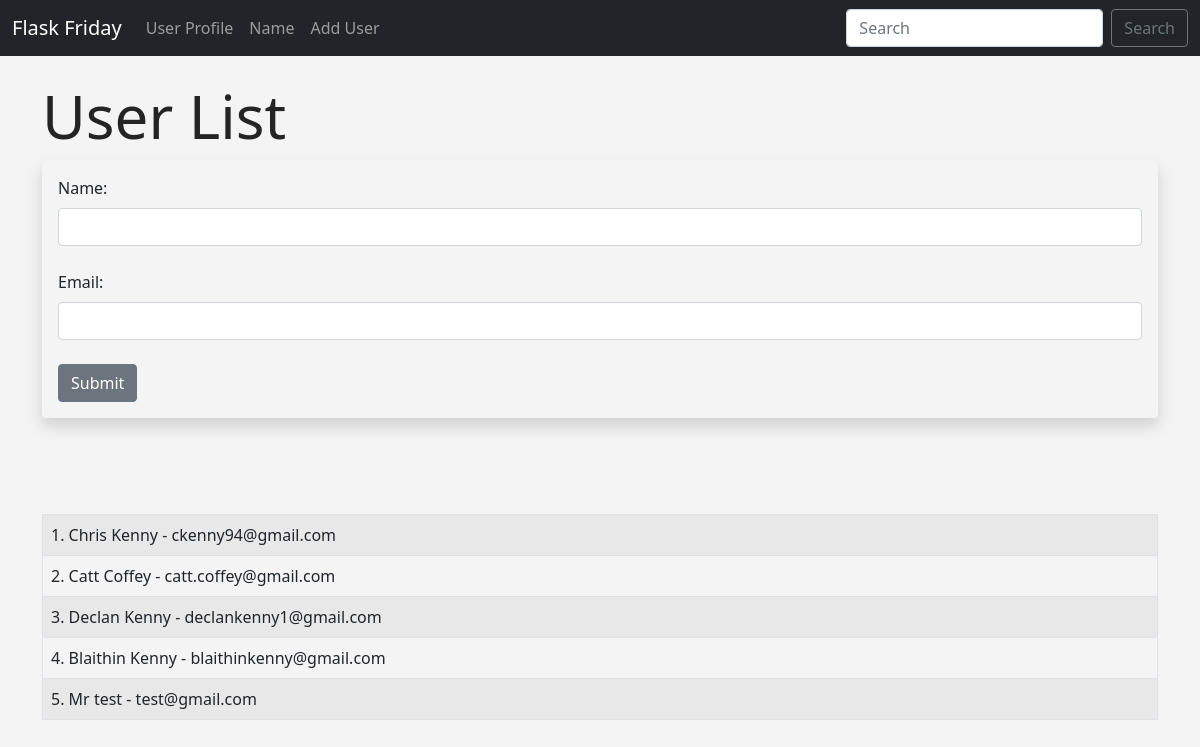
Screenshot of /user/add with the database file from the repository.
### hello.py (models this page shows, shortened)
class Users(db.Model):
    id = db.Column(db.Integer, primary_key=True)
    name = db.Column(db.String(200), nullable=False)
    email = db.Column(db.String(120), nullable=False, unique=True)
    date_added = db.Column(db.DateTime, default=datetime.utcnow)

### hello.py (the view, shortened to what this page needs)
@app.route("/user/add", methods=["GET", "POST"])
def add_user():
    name = None
    form = UserForm()
    our_users = Users.query.order_by(Users.date_added)
    return render_template("add_user.html",
                            form=form,
                            name=name,
                            our_users=our_users)

### hello.py
class UserForm(FlaskForm):
    name = StringField("Name:", validators=[DataRequired()])
    email = StringField("Email:", validators=[DataRequired()])
    submit = SubmitField("Submit")

### templates/add_user.html (shortened to what this page needs)
{% extends 'base.html' %}
{% block content %}
 {% if name %}
  <h1>User Added!</h1>
  <br/><br/>
  <table class="table table-hover table-bordered table-striped">
    {% for our_user in our_users %}
    <tr>
        <td>{{ our_user.id }}. {{ our_user.name }} - {{ our_user.email }}</td>
    </tr>
    {% endfor %}
    </table>
    {% else %}
    <h1>User List</h1>
    <div class="shadow p-3 mb-5 bg-body-tertiary rounded">
    <form method="POST">
        {{ form.name.label(
            class="form-label") }}
        {{ form.name(
            class="form-control"
        )}}
        <br/>
        {{ form.email.label(
            class="form-label") }}
        {{ form.email(
            class="form-control"
        )}}
        <br/>
        {{ form.submit(
            class="btn btn-secondary"
        )}}
     </form>
    </div>
     <br/><br/>
     <table class="table table-hover table-bordered table-striped">
        {% for our_user in our_users %}
        <tr>
            <td>{{ our_user.id }}. {{ our_user.name }} - {{ our_user.email }}</td>
        </tr>
        {% endfor %}
        </table>
{% endif %}
{% endblock %}

### templates/base.html (shortened to what this page needs)
<!doctype html>
<html lang="en">
  <head>
    <link href="https://cdn.jsdelivr.net/npm/bootstrap@5.0.2/dist/css/bootstrap.min.css" rel="stylesheet">
    <link href="{{ url_for('static', filename='css/style.css') }}" rel="stylesheet">
  </head>
  <body>
    {% include "navbar.html" %}
    <br/>
    <div class="container">
        {% block content %}
        {% endblock %}
    </div>
  </body>
</html>

### templates/navbar.html (shortened to what this page needs)
<nav class="navbar navbar-expand-lg navbar-dark bg-dark">
    <div class="container-fluid">
      <a class="navbar-brand" href="{{url_for('index')}}">Flask Friday</a>
      <div class="collapse navbar-collapse" id="navbarSupportedContent">
        <ul class="navbar-nav me-auto mb-2 mb-lg-0">
          <li class="nav-item">
            <a class="nav-link" href="{{url_for('user', name='Chris')}}">User Profile</a>
          </li>
          <li class="nav-item">
            <a class="nav-link" href="{{url_for('name')}}">Name</a>
          </li>
          <li class="nav-item">
            <a class="nav-link" href="{{url_for('add_user')}}">Add User</a>
          </li>
        </ul>
        <form class="d-flex">
          <input class="form-control me-2" type="search" placeholder="Search" aria-label="Search">
          <button class="btn btn-outline-secondary" type="submit">Search</button>
        </form>
      </div>
    </div>
  </nav>

### static/css/style.css (style rules this page uses)
h1 { color: rgb(36, 36, 36); font-size: 60px; }
body { background: #f4f4f4; }

### rows the page displays
Users: id "1", name "Chris Kenny", email "ckenny94@gmail.com"
Users: id "2", name "Catt Coffey", email "catt.coffey@gmail.com"
Users: id "3", name "Declan Kenny", email "declankenny1@gmail.com"
Users: id "4", name "Blaithin Kenny", email "blaithinkenny@gmail.com"
Users: id "5", name "Mr test", email "test@gmail.com"
